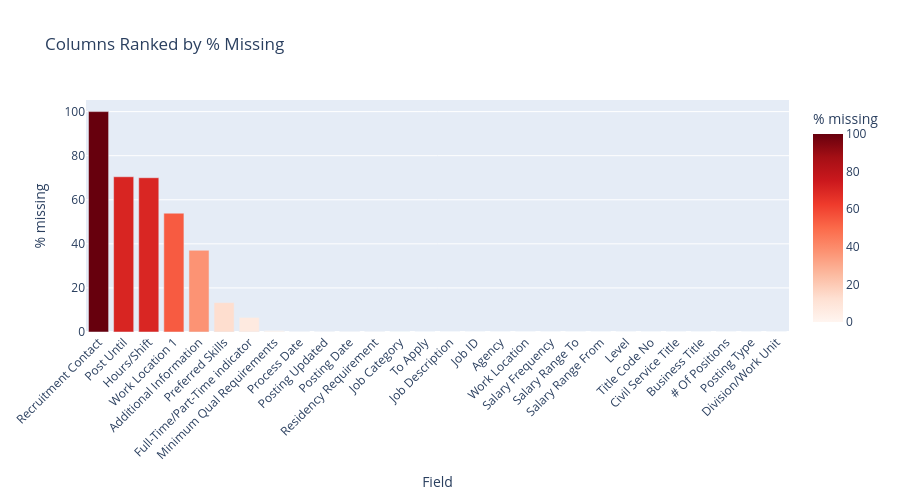
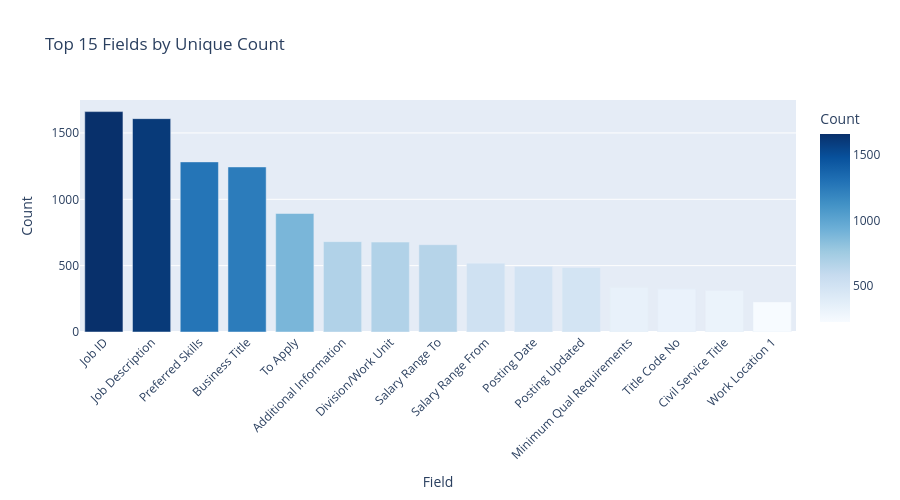
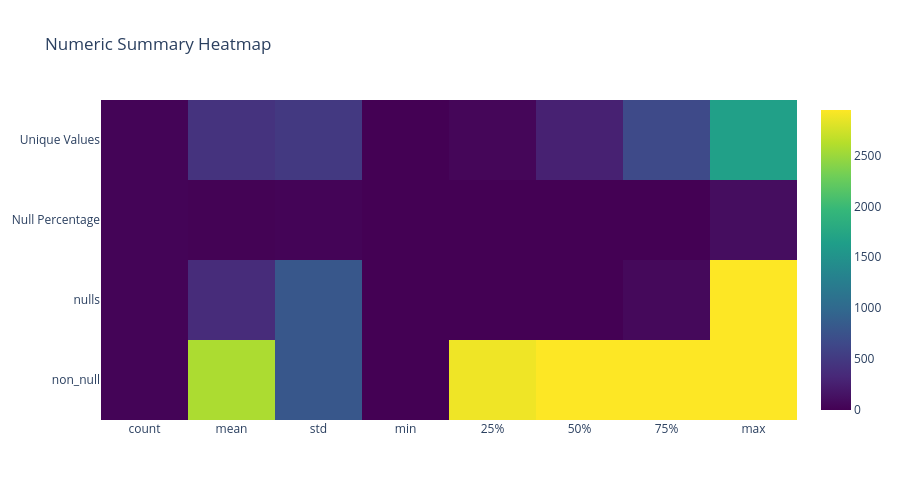
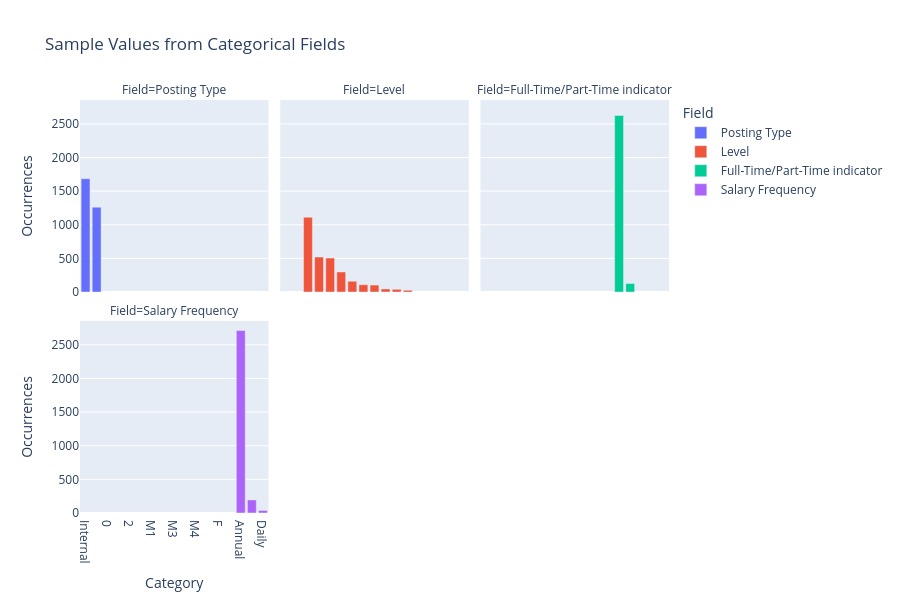

Here is the notebook cell these charts were saved with, in order:
### Code cell
import plotly.express as px
import plotly.graph_objects as go

logger.info("Starting chart generation for exploratory data")

column_summary = column_summary.rename(columns={"null_pct": "Null Percentage", "unique": "Unique Values", "column": "Column"})


# chart 1: show which columns have the most missing values
null_plot = px.bar(
    column_summary.sort_values('Null Percentage', ascending=False),
    x='Column', y='Null Percentage',
    title='Columns Ranked by % Missing',
    labels={'Column': 'Field', 'Null Percentage': '% missing'},
    color='Null Percentage', color_continuous_scale='Reds'
)
null_plot.update_layout(xaxis_tickangle=-45, height=500)
null_plot.show()

# chart 2: highest cardinality columns in terms of unique values (top 15)
uniq_plot = px.bar(
    column_summary.sort_values('Unique Values', ascending=False).head(15),
    x='Column', y='Unique Values',
    title='Top 15 Fields by Unique Count',
    labels={'Column': 'Field', 'Unique Values': 'Count'},
    color='Unique Values', color_continuous_scale='Blues'
)
uniq_plot.update_layout(xaxis_tickangle=-45, height=500)
uniq_plot.show()

# chart 3: heatmap summarizing numeric statistics
stats_matrix = column_summary.describe().T
heat = go.Figure(data=go.Heatmap(
    z=stats_matrix.values,
    x=stats_matrix.columns,
    y=stats_matrix.index,
    colorscale='Viridis'
))
heat.update_layout(title='Numeric Summary Heatmap', height=500, width=900)
heat.show()

# chart 4: breakdown of categorical variables (limited cardinality)
logger.info("Preparing categorical frequency chart")
cat_rows = []
for field, freqdict in category_counts.items():
    for val, cnt in list(freqdict.items())[:10]:
        cat_rows.append({'Field': field, 'Value': str(val), 'Count': cnt})

cat_df = pd.DataFrame(cat_rows)
cat_chart = px.bar(
    cat_df,
    x='Value', y='Count', color='Field',
    title='Sample Values from Categorical Fields',
    labels={'Value': 'Category', 'Count': 'Occurrences'},
    facet_col='Field', facet_col_wrap=3
)
cat_chart.update_layout(height=600)
cat_chart.show()

logger.info("Charts for EDA rendered")

### Figure 1 — Plotly figure (JSON) as saved in the notebook; plotly's stock layout.template omitted (floating-point values rounded to 4 significant figures)
{"data": [{"alignmentgroup": "True", "hovertemplate": "Field=%{x}<br>% missing=%{marker.color}<extra></extra>", "legendgroup": "", "marker": {"color": [100, 70.43, 69.99, 53.9, 37.07, 13.34, 6.619, 0.6789, 0.1358, 0.1358, 0.1358, 0.1358, 0.06789, 0.03394, 0, 0, 0, 0, 0, 0, 0, 0, 0, 0, 0, 0, 0, 0], "coloraxis": "coloraxis", "pattern": {"shape": ""}}, "name": "", "offsetgroup": "", "orientation": "v", "showlegend": false, "textposition": "auto", "type": "bar", "x": ["Recruitment Contact", "Post Until", "Hours/Shift", "Work Location 1", "Additional Information", "Preferred Skills", "Full-Time/Part-Time indicator", "Minimum Qual Requirements", "Process Date", "Posting Updated", "Posting Date", "Residency Requirement", "Job Category", "To Apply", "Job Description", "Job ID", "Agency", "Work Location", "Salary Frequency", "Salary Range To", "Salary Range From", "Level", "Title Code No", "Civil Service Title", "Business Title", "# Of Positions", "Posting Type", "Division/Work Unit"], "xaxis": "x", "y": [100, 70.43, 69.99, 53.9, 37.07, 13.34, 6.619, 0.6789, 0.1358, 0.1358, 0.1358, 0.1358, 0.06789, 0.03394, 0, 0, 0, 0, 0, 0, 0, 0, 0, 0, 0, 0, 0, 0], "yaxis": "y"}], "layout": {"barmode": "relative", "coloraxis": {"colorbar": {"title": {"text": "% missing"}}, "colorscale": [[0, "rgb(255,245,240)"], [0.125, "rgb(254,224,210)"], [0.25, "rgb(252,187,161)"], [0.375, "rgb(252,146,114)"], [0.5, "rgb(251,106,74)"], [0.625, "rgb(239,59,44)"], [0.75, "rgb(203,24,29)"], [0.875, "rgb(165,15,21)"], [1, "rgb(103,0,13)"]]}, "height": 500, "legend": {"tracegroupgap": 0}, "title": {"text": "Columns Ranked by % Missing"}, "xaxis": {"anchor": "y", "domain": [0, 1], "tickangle": -45, "title": {"text": "Field"}}, "yaxis": {"anchor": "x", "domain": [0, 1], "title": {"text": "% missing"}}}}

### Figure 2 — Plotly figure (JSON) as saved in the notebook; plotly's stock layout.template omitted (floating-point values rounded to 4 significant figures)
{"data": [{"alignmentgroup": "True", "hovertemplate": "Field=%{x}<br>Count=%{marker.color}<extra></extra>", "legendgroup": "", "marker": {"color": [1661, 1608, 1282, 1244, 893, 681, 678, 658, 519, 493, 487, 336, 323, 312, 227], "coloraxis": "coloraxis", "pattern": {"shape": ""}}, "name": "", "offsetgroup": "", "orientation": "v", "showlegend": false, "textposition": "auto", "type": "bar", "x": ["Job ID", "Job Description", "Preferred Skills", "Business Title", "To Apply", "Additional Information", "Division/Work Unit", "Salary Range To", "Salary Range From", "Posting Date", "Posting Updated", "Minimum Qual Requirements", "Title Code No", "Civil Service Title", "Work Location 1"], "xaxis": "x", "y": [1661, 1608, 1282, 1244, 893, 681, 678, 658, 519, 493, 487, 336, 323, 312, 227], "yaxis": "y"}], "layout": {"barmode": "relative", "coloraxis": {"colorbar": {"title": {"text": "Count"}}, "colorscale": [[0, "rgb(247,251,255)"], [0.125, "rgb(222,235,247)"], [0.25, "rgb(198,219,239)"], [0.375, "rgb(158,202,225)"], [0.5, "rgb(107,174,214)"], [0.625, "rgb(66,146,198)"], [0.75, "rgb(33,113,181)"], [0.875, "rgb(8,81,156)"], [1, "rgb(8,48,107)"]]}, "height": 500, "legend": {"tracegroupgap": 0}, "title": {"text": "Top 15 Fields by Unique Count"}, "xaxis": {"anchor": "y", "domain": [0, 1], "tickangle": -45, "title": {"text": "Field"}}, "yaxis": {"anchor": "x", "domain": [0, 1], "title": {"text": "Count"}}}}

### Figure 3 — Plotly figure (JSON) as saved in the notebook; plotly's stock layout.template omitted (floating-point values rounded to 4 significant figures)
{"data": [{"colorscale": [[0, "#440154"], [0.1111, "#482878"], [0.2222, "#3e4989"], [0.3333, "#31688e"], [0.4444, "#26828e"], [0.5556, "#1f9e89"], [0.6667, "#35b779"], [0.7778, "#6ece58"], [0.8889, "#b5de2b"], [1, "#fde725"]], "type": "heatmap", "x": ["count", "mean", "std", "min", "25%", "50%", "75%", "max"], "y": ["non_null", "nulls", "Null Percentage", "Unique Values"], "z": [[28, 2575.0, 800.2, 0, 2882.0, 2946.0, 2946, 2946], [28, 371.1, 800.2, 0, 0, 0.5, 63.75, 2946], [28, 12.6, 27.16, 0, 0, 0.01697, 2.164, 100], [28, 435.8, 494.6, 0, 46, 269.5, 663, 1661]]}], "layout": {"height": 500, "title": {"text": "Numeric Summary Heatmap"}, "width": 900}}

### Figure 4 — Plotly figure (JSON) as saved in the notebook; plotly's stock layout.template omitted (floating-point values rounded to 4 significant figures)
{"data": [{"alignmentgroup": "True", "hovertemplate": "Field=Posting Type<br>Category=%{x}<br>Occurrences=%{y}<extra></extra>", "legendgroup": "Posting Type", "marker": {"color": "#636efa", "pattern": {"shape": ""}}, "name": "Posting Type", "offsetgroup": "Posting Type", "orientation": "v", "showlegend": true, "textposition": "auto", "type": "bar", "x": ["Internal", "External"], "xaxis": "x4", "y": [1684, 1262], "yaxis": "y4"}, {"alignmentgroup": "True", "hovertemplate": "Field=Level<br>Category=%{x}<br>Occurrences=%{y}<extra></extra>", "legendgroup": "Level", "marker": {"color": "#EF553B", "pattern": {"shape": ""}}, "name": "Level", "offsetgroup": "Level", "orientation": "v", "showlegend": true, "textposition": "auto", "type": "bar", "x": ["0", "1", "2", "3", "M1", "M2", "M3", "4", "M4", "M5"], "xaxis": "x5", "y": [1112, 521, 505, 299, 161, 109, 103, 47, 40, 28], "yaxis": "y5"}, {"alignmentgroup": "True", "hovertemplate": "Field=Full-Time/Part-Time indicator<br>Category=%{x}<br>Occurrences=%{y}<extra></extra>", "legendgroup": "Full-Time/Part-Time indicator", "marker": {"color": "#00cc96", "pattern": {"shape": ""}}, "name": "Full-Time/Part-Time indicator", "offsetgroup": "Full-Time/Part-Time indicator", "orientation": "v", "showlegend": true, "textposition": "auto", "type": "bar", "x": ["F", "P"], "xaxis": "x6", "y": [2625, 126], "yaxis": "y6"}, {"alignmentgroup": "True", "hovertemplate": "Field=Salary Frequency<br>Category=%{x}<br>Occurrences=%{y}<extra></extra>", "legendgroup": "Salary Frequency", "marker": {"color": "#ab63fa", "pattern": {"shape": ""}}, "name": "Salary Frequency", "offsetgroup": "Salary Frequency", "orientation": "v", "showlegend": true, "textposition": "auto", "type": "bar", "x": ["Annual", "Hourly", "Daily"], "xaxis": "x", "y": [2712, 195, 39], "yaxis": "y"}], "layout": {"annotations": [{"font": {}, "showarrow": false, "text": "Field=Salary Frequency", "x": 0.16, "xanchor": "center", "xref": "paper", "y": 0.465, "yanchor": "bottom", "yref": "paper"}, {"font": {}, "showarrow": false, "text": "Field=Posting Type", "x": 0.16, "xanchor": "center", "xref": "paper", "y": 1.0, "yanchor": "bottom", "yref": "paper"}, {"font": {}, "showarrow": false, "text": "Field=Level", "x": 0.5, "xanchor": "center", "xref": "paper", "y": 1.0, "yanchor": "bottom", "yref": "paper"}, {"font": {}, "showarrow": false, "text": "Field=Full-Time/Part-Time indicator", "x": 0.84, "xanchor": "center", "xref": "paper", "y": 1.0, "yanchor": "bottom", "yref": "paper"}], "barmode": "relative", "height": 600, "legend": {"title": {"text": "Field"}, "tracegroupgap": 0}, "title": {"text": "Sample Values from Categorical Fields"}, "xaxis": {"anchor": "y", "domain": [0, 0.32], "title": {"text": "Category"}}, "xaxis2": {"anchor": "y2", "domain": [0.34, 0.66], "matches": "x", "title": {"text": "Category"}}, "xaxis3": {"anchor": "y3", "domain": [0.68, 1.0], "matches": "x", "title": {"text": "Category"}}, "xaxis4": {"anchor": "y4", "domain": [0, 0.32], "matches": "x", "showticklabels": false}, "xaxis5": {"anchor": "y5", "domain": [0.34, 0.66], "matches": "x", "showticklabels": false}, "xaxis6": {"anchor": "y6", "domain": [0.68, 1.0], "matches": "x", "showticklabels": false}, "yaxis": {"anchor": "x", "domain": [0, 0.465], "title": {"text": "Occurrences"}}, "yaxis2": {"anchor": "x2", "domain": [0, 0.465], "matches": "y", "showticklabels": false}, "yaxis3": {"anchor": "x3", "domain": [0, 0.465], "matches": "y", "showticklabels": false}, "yaxis4": {"anchor": "x4", "domain": [0.535, 1.0], "matches": "y", "title": {"text": "Occurrences"}}, "yaxis5": {"anchor": "x5", "domain": [0.535, 1.0], "matches": "y", "showticklabels": false}, "yaxis6": {"anchor": "x6", "domain": [0.535, 1.0], "matches": "y", "showticklabels": false}}}
